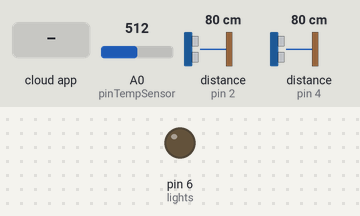
A sketch run on a simulated Arduino Nano, built with avr-gcc and run on an emulated ATmega328P. Parts: output pins drawn as LEDs (lit = HIGH). The inputs (shaded band) are chosen by the test bench; at power-on: A0 (pinTempSensor) = 512, distance to the obstacle (sensors on pin 2, pin 4) 80 cm. The ROS host is connected and sends only what is stated.

Above: at 1.2 s.
1.3 s: the phone or cloud app sets toggle_lights to 0
At 1.8 s:
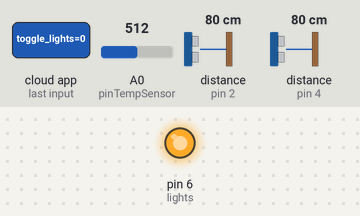
2.8 s: the phone or cloud app sets toggle_lights to 1
At 3.1 s:
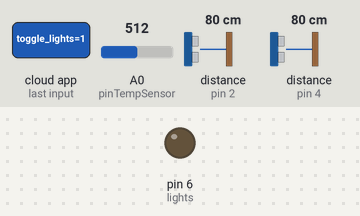
Timing chart, 0 to 5.8 s (numbered marks = the images above; inputs shaded):
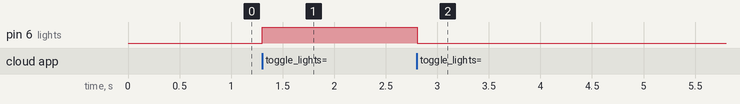

The sketch:

sketch.ino
```cpp
// (licence header left out)
#include <math.h>
#include <Ultrasonic.h>
#include <ros.h>
#include <ros/time.h>
#include <std_msgs/Empty.h>
#include <sensor_msgs/Temperature.h>
#include <sensor_msgs/Range.h>

//Grove - Temperature Sensor
const int pinTempSensor = A0;     // Temperature Sensor connect to A0
const int B = 4275;               // B value of the thermistor
const int R0 = 100000;            // R0 = 100k

//Grove-Ultrasonic_Ranger
Ultrasonic ultrasonic_r(4);
Ultrasonic ultrasonic_l(2);

unsigned long pub_timer;

ros::NodeHandle nh;

//Function to assign fixed data to both sensors in ros messages
void sensor_msg_init(sensor_msgs::Range &range_name, char *frame_id_name)
{
  range_name.radiation_type = sensor_msgs::Range::ULTRASOUND;
  range_name.header.frame_id = frame_id_name;
  range_name.field_of_view = 0.0872665;
  range_name.min_range = 0.02;
  range_name.max_range = 3.50;
}

//Lights Subscriber
void lightsCb( const std_msgs::Empty& toggle_msg){
  digitalWrite(6, HIGH-digitalRead(6));   // toggle the lights
}
ros::Subscriber<std_msgs::Empty> sub_led("toggle_lights", &lightsCb );


//Temperature Publisher
sensor_msgs::Temperature temp_msg;
ros::Publisher pub_temp("temperature", &temp_msg);

//Range Sensors Publishers
sensor_msgs::Range range_right;
ros::Publisher pub_range_right("/ultrasound_right", &range_right);
sensor_msgs::Range range_left;
ros::Publisher pub_range_left("/ultrasound_left", &range_left);


void setup()
{
  pinMode(6, OUTPUT);

  //Node, publisher e subscribers
  nh.initNode();
  nh.advertise(pub_temp);
  nh.advertise(pub_range_right);
  nh.advertise(pub_range_left);
  nh.subscribe(sub_led);

  //Temperature msg fxed data
  temp_msg.header.frame_id = "/temperature_link";
  temp_msg.variance = 0;  //As unknown to me

  //Ultrasound fixed data filled by my function
  sensor_msg_init(range_right, "/ultrasound_right");
  sensor_msg_init(range_left, "/ultrasound_left");
}


void loop()
{
  int a = analogRead(pinTempSensor);
  float R = 1023.0/a-1.0;
  R = R0*R;
  float temperature = 1.0/(log(R/R0)/B+1/298.15)-273.15;

  float RangeInMeters_r = ultrasonic_r.MeasureInCentimeters()/100.0;
  float RangeInMeters_l = ultrasonic_l.MeasureInCentimeters()/100.0;


  unsigned long currentMillis = millis();
  if (currentMillis >= pub_timer+50) //publish every 50 milliseconds
  {
    pub_timer = currentMillis+50;

    temp_msg.header.stamp = nh.now();
    temp_msg.temperature = temperature;
    pub_temp.publish(&temp_msg);

    range_right.header.stamp = nh.now();
    range_right.range = RangeInMeters_r;
    pub_range_right.publish(&range_right);

    range_left.header.stamp = nh.now();
    range_left.range = RangeInMeters_l;
    pub_range_left.publish(&range_left);
    }

   nh.spinOnce();
}
```

Measured:
- after the input at 1.3 s, pin 6 (lights): LOW → HIGH at once
- after the input at 2.8 s, pin 6 (lights): HIGH → LOW at once
